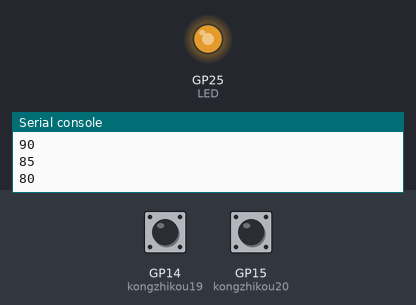
Bench run of a program on a simulated Raspberry Pi Pico running MicroPython. On the bench: output pins drawn as LEDs (lit = HIGH), the last lines printed to the serial console. The test bench sets the inputs (shaded band); at power-on: GP14 (kongzhikou19) HIGH, GP15 (kongzhikou20) HIGH.

Above: at 1.25 s.
1.3 s: GP14 (kongzhikou19) pulled LOW for 0.15 s
At 2.2 s:
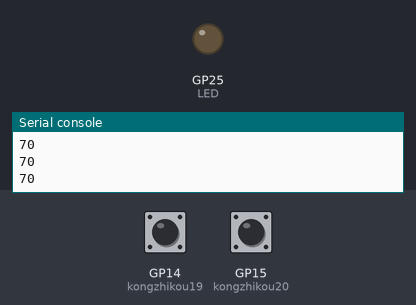
2.9 s: GP15 (kongzhikou20) pulled LOW for 0.15 s
5.9 s: GP14 (kongzhikou19) pulled LOW for 1 s
8.4 s: GP15 (kongzhikou20) pulled LOW for 1 s
At 8.56 s:
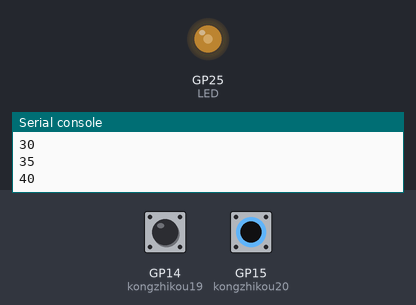
At 10.38 s:
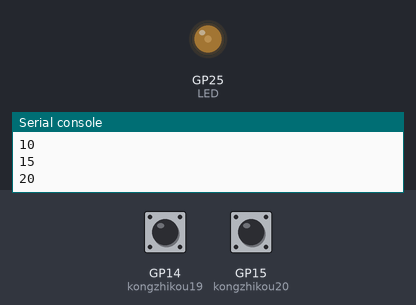
11.4 s: GP14 (kongzhikou19) pulled LOW for 3.2 s
Timing chart, 0 to 14.4 s (numbered marks = the images above; inputs shaded):
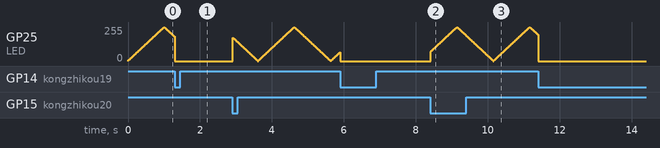

The program:

pwn__.py
```python
from machine import Pin
from machine import PWM
import utime


LED  = PWM(Pin(25))
kongzhikou20 = machine.Pin(15,Pin.IN,Pin.PULL_UP)
kongzhikou19 = machine.Pin(14,Pin.IN,Pin.PULL_UP)

LED.freq(5000)

LED_duty = 0
LED_direction = 1
action = 1
while True :
    if action == 1:
        LED_duty += LED_direction
        if LED_duty >= 100:
            LED_duty = 100
            LED_direction = -1
        elif LED_duty <= 0:
            LED_duty = 0
            LED_direction = 1
        LED.duty_u16(int(LED_duty * 655.36))

    if kongzhikou20.value() == 0 :
        action = 1
    if kongzhikou19.value () == 0 :
        action = 0
        LED.duty_u16(0)
    if LED_duty%5 == 0:
        print(LED_duty)
    utime.sleep(0.01)
```
